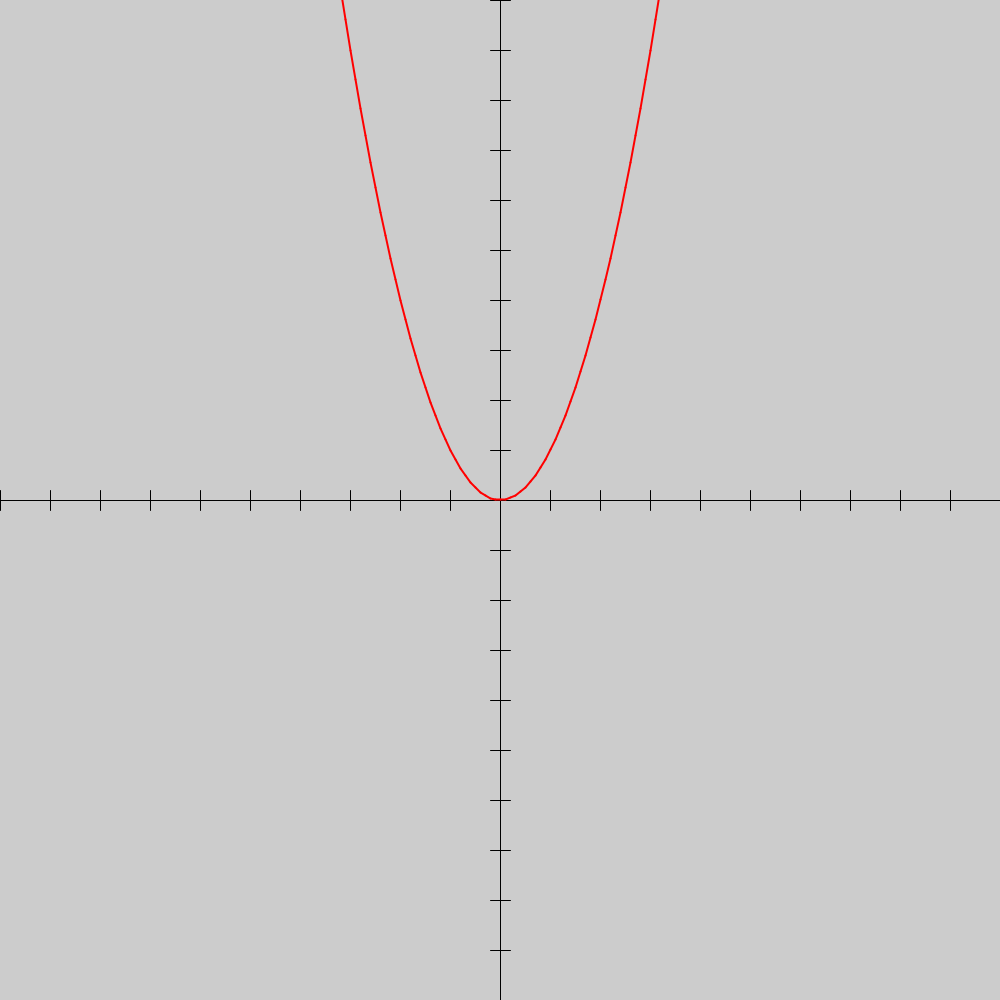
Frame 1 (no input)
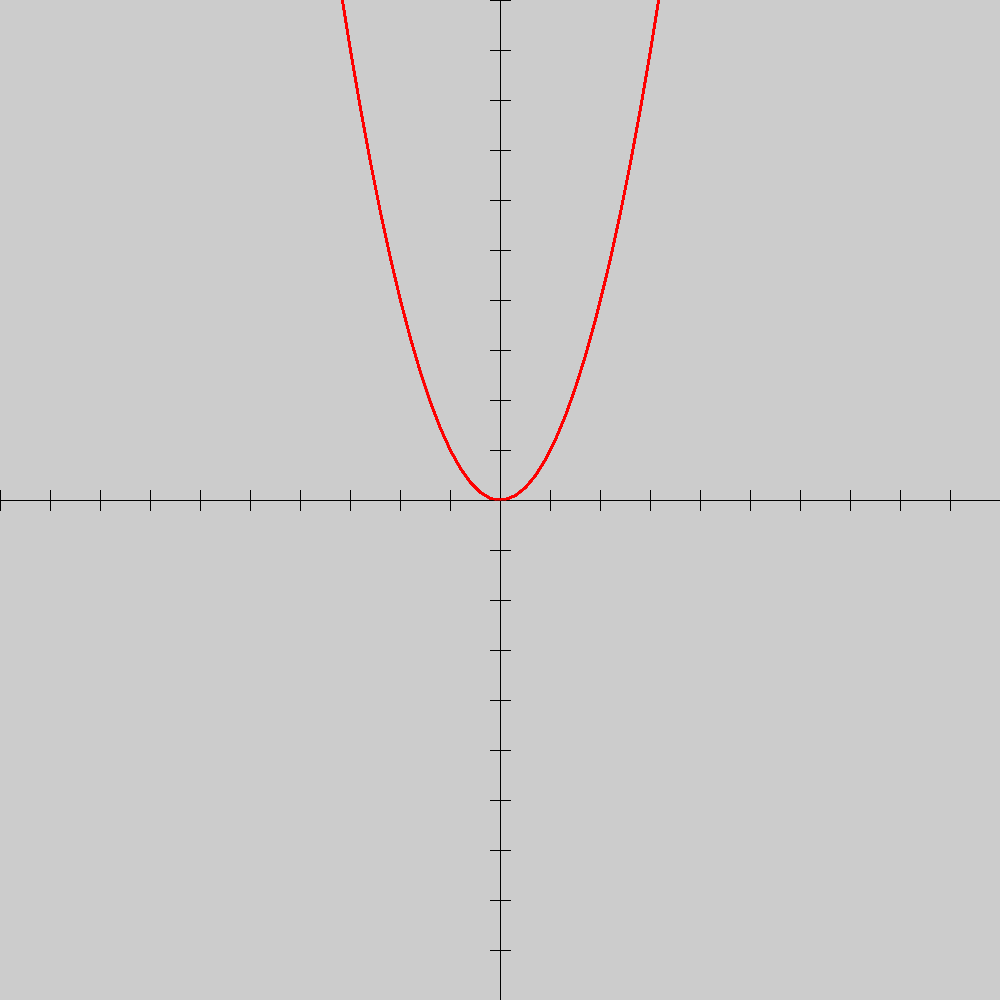
Frame 60 (the mouse pressed at the canvas centre just before this capture)
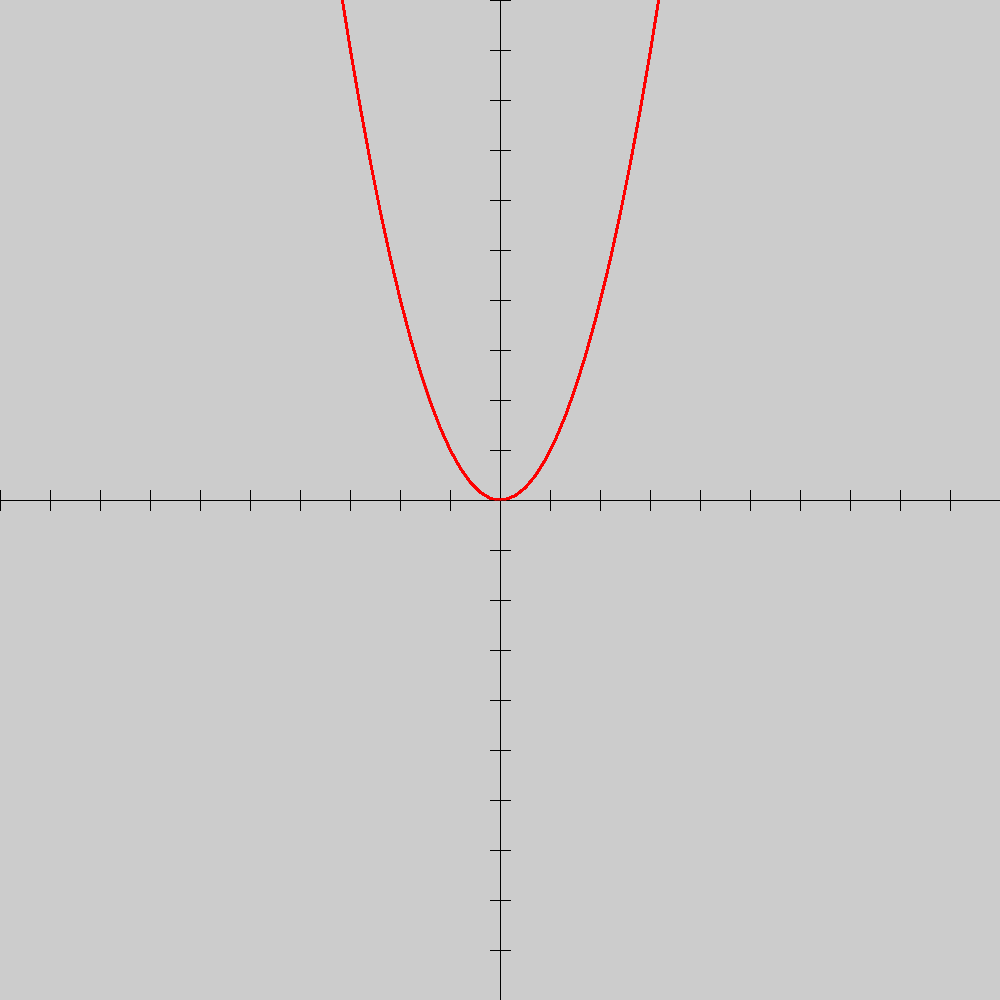
Frame 120 (the mouse held since frame 60 and released just before this capture)

The Processing sketch that drew these frames (run headless with seeded random() and noise(); from frame 60 on, the mouse is pressed at the canvas centre):

// Processing sketch: Graphing2
// ── Graphing2.pde
int markerSize = 10;

float pointDiff = 0.1;

int axiesNumber = 10;
int gridSize = 500 / axiesNumber; // gridSize = (width/2) / axiesNumber

void drawGrid(){
  // Draw middle grid lines
  line((width / 2), 0, (width / 2), height);
  line(0, (height / 2), width, (height / 2));
  
  // Draw grid lines on x-axis
  for(int i = (axiesNumber * -gridSize); i <= (axiesNumber * gridSize); i+= gridSize){
    line((width / 2) + i, (height / 2) - markerSize, (width / 2) + i, (height / 2) + markerSize);
  }
  
  for (int i = (axiesNumber * -gridSize); i <= (axiesNumber * gridSize); i+= gridSize){
    line((width / 2) - markerSize, (height / 2) + i, (width / 2) + markerSize, (height / 2) + i);
  }
}

void setup(){
  size(1000, 1000);
}

void draw(){
  drawGrid();
  drawEquation();
  //line(convertToX(0), convertToY(0), convertToX(5.5), convertToY(-2.5));
}

float convertToX(float x){
    int decimalPlaces = checkDecimal(x);
    
    float xCoordinate = (width / 2); //<>//
    
    // For +ve values of x
    for (float count = 0; count < x; count = count + (1*(pow(10, -decimalPlaces)))){ //<>//
      xCoordinate += gridSize * (1*(pow(10, -decimalPlaces))); //<>//
    }
    
    // For -ve values of x
    for (float count = 0; count > x; count = count - (1*(pow(10, -decimalPlaces)))){ //<>//
          xCoordinate -= gridSize * (1*(pow(10, -decimalPlaces))); //<>//
    }
    return xCoordinate; //<>//
}

float convertToY(float y){
  int decimalPlaces = checkDecimal(y);
  
  float yCoordinate = (height / 2); //<>//
  
  // For +ve vales of y
  for (float count = 0; count < y; count = count + (1*(pow(10, -decimalPlaces)))){ //<>//
    yCoordinate -= gridSize * (1*(pow(10, -decimalPlaces))); //<>//
  }
  
  // For -ve values of y
  for (float count = 0; count > y; count = count - (1*(pow(10, -decimalPlaces)))){ //<>//
    yCoordinate += gridSize * (1*(pow(10, -decimalPlaces))); //<>//
  }
  return yCoordinate; //<>//
}

void drawEquation(){
  // equation (1/100)x^2 //<>//
    
    strokeWeight(2);    
    stroke(255, 0, 0);
    
    float count = -axiesNumber;
    
    for (float i = (-axiesNumber / pointDiff); i < (axiesNumber / pointDiff); i++){ //<>//
      
      float x1 = count; //<>//
      float y1 = x1 * x1; //<>//
      
      float x2 = count + pointDiff; //<>//
      float y2 = x2 * x2; //<>//
      
      line(convertToX(x1), convertToY(y1), convertToX(x2), (convertToY(y2))); //<>//
      
      
      count += pointDiff; //<>//
    }
    
    
    strokeWeight(1);
    stroke(0, 0, 0);
}

int checkDecimal(float num){
  if( int(nf(num, 0, 0)) == num){
    return 0;
  } else if( float(nf(num, 0, 1)) == num){
    return 1;
  }else{
    return 2;
    }
}
